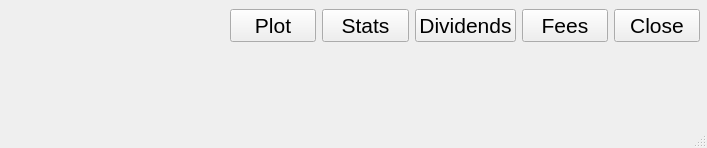
<?xml version="1.0" encoding="UTF-8"?>
<ui version="4.0">
 <class>PortfolioManager</class>
 <widget class="QMainWindow" name="PortfolioManager">
  <property name="geometry">
   <rect>
    <x>0</x>
    <y>0</y>
    <width>707</width>
    <height>148</height>
   </rect>
  </property>
  <property name="windowTitle">
   <string>Portfolio Manager</string>
  </property>
  <widget class="QWidget" name="centralwidget">
   <widget class="QLabel" name="photo">
    <property name="geometry">
     <rect>
      <x>0</x>
      <y>0</y>
      <width>201</width>
      <height>61</height>
     </rect>
    </property>
    <property name="text">
     <string/>
    </property>
    <property name="pixmap">
     <pixmap>logo.png</pixmap>
    </property>
    <property name="scaledContents">
     <bool>true</bool>
    </property>
   </widget>
   <widget class="QWidget" name="horizontalLayoutWidget">
    <property name="geometry">
     <rect>
      <x>230</x>
      <y>0</y>
      <width>470</width>
      <height>51</height>
     </rect>
    </property>
    <layout class="QHBoxLayout" name="horizontalLayout">
     <item>
      <widget class="QPushButton" name="b_plot">
       <property name="font">
        <font>
         <pointsize>16</pointsize>
        </font>
       </property>
       <property name="text">
        <string>Plot</string>
       </property>
       <property name="shortcut">
        <string>Return</string>
       </property>
      </widget>
     </item>
     <item>
      <widget class="QPushButton" name="b_stats">
       <property name="font">
        <font>
         <pointsize>16</pointsize>
        </font>
       </property>
       <property name="text">
        <string>Stats</string>
       </property>
       <property name="shortcut">
        <string>Return</string>
       </property>
      </widget>
     </item>
     <item>
      <widget class="QPushButton" name="b_divs">
       <property name="font">
        <font>
         <pointsize>16</pointsize>
        </font>
       </property>
       <property name="text">
        <string>Dividends</string>
       </property>
       <property name="shortcut">
        <string>Return</string>
       </property>
      </widget>
     </item>
     <item>
      <widget class="QPushButton" name="b_fees">
       <property name="font">
        <font>
         <pointsize>16</pointsize>
        </font>
       </property>
       <property name="text">
        <string>Fees</string>
       </property>
       <property name="shortcut">
        <string>Return</string>
       </property>
      </widget>
     </item>
     <item>
      <widget class="QPushButton" name="b_close">
       <property name="font">
        <font>
         <pointsize>16</pointsize>
        </font>
       </property>
       <property name="text">
        <string>Close</string>
       </property>
       <property name="shortcut">
        <string>Return</string>
       </property>
      </widget>
     </item>
    </layout>
   </widget>
  </widget>
  <widget class="QMenuBar" name="menubar">
   <property name="geometry">
    <rect>
     <x>0</x>
     <y>0</y>
     <width>707</width>
     <height>24</height>
    </rect>
   </property>
  </widget>
  <widget class="QStatusBar" name="statusbar"/>
 </widget>
 <resources/>
 <connections/>
</ui>
